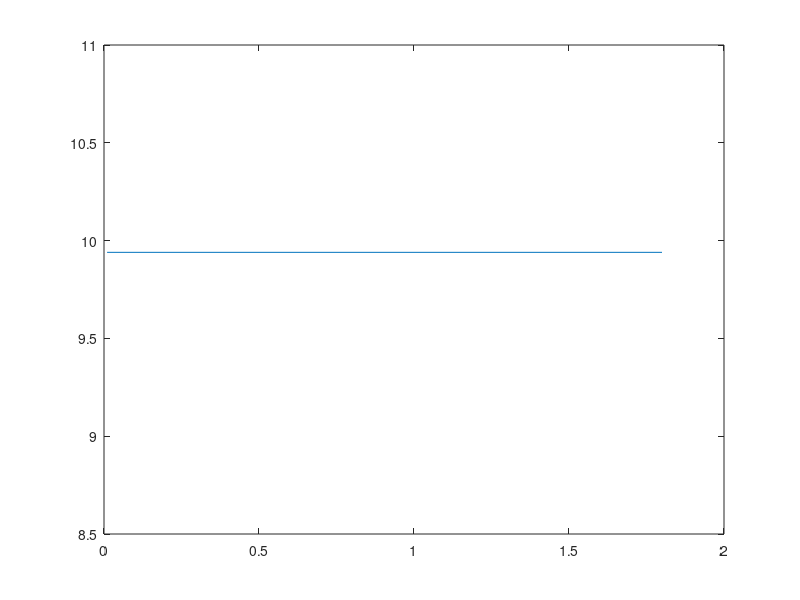

This chart was generated by the following MATLAB code: (Note: this script raises an error after producing the figure.)
% This script plots figure 4 of the paper: 
%"Time-Limited Waveforms with Minimum Time Broadening for the Nonlinear
%Schrodinger Channel" by Y. Jaffal and A. Alvarado
%Y. Jaffal and A. Alvarado, Oct. 2022
close all;
figure(4);
fprintf('This may take few minutes \n');
%plot c_s=9.94
plot([0.01 1.8],[9.94 9.94]);
hold on;
% plot the soliton part
fprintf('Plotting the soliton part...\n');
cd Soliton;
Soliton_Results_Part_of_Fig4;
cd ..;
% plot the results of MTB, dispersion-only
scatter([0.01],[8.57]);
% plot the results of MTB, lossless
fprintf('Plotting the MTB results for Lossless fiber...\n');
cd LosslessFiber;
Lossless_Results_Part_of_Fig4;
cd ..
% plot the results of MTB, lossy
cd LossyFiber;
fprintf('Plotting the MTB results for Lossy fiber...\n');
Lossy_Results_Part_of_Fig4
cd ..;
legend('Solitons, $c_s=9.94$','Truncated solions, lossless',...
    'Truncated solions, lossy', 'MTB, dispersion-only', ...
    'MTB, Lossless', 'MTB, Lossy', 'interpreter', 'latex')
